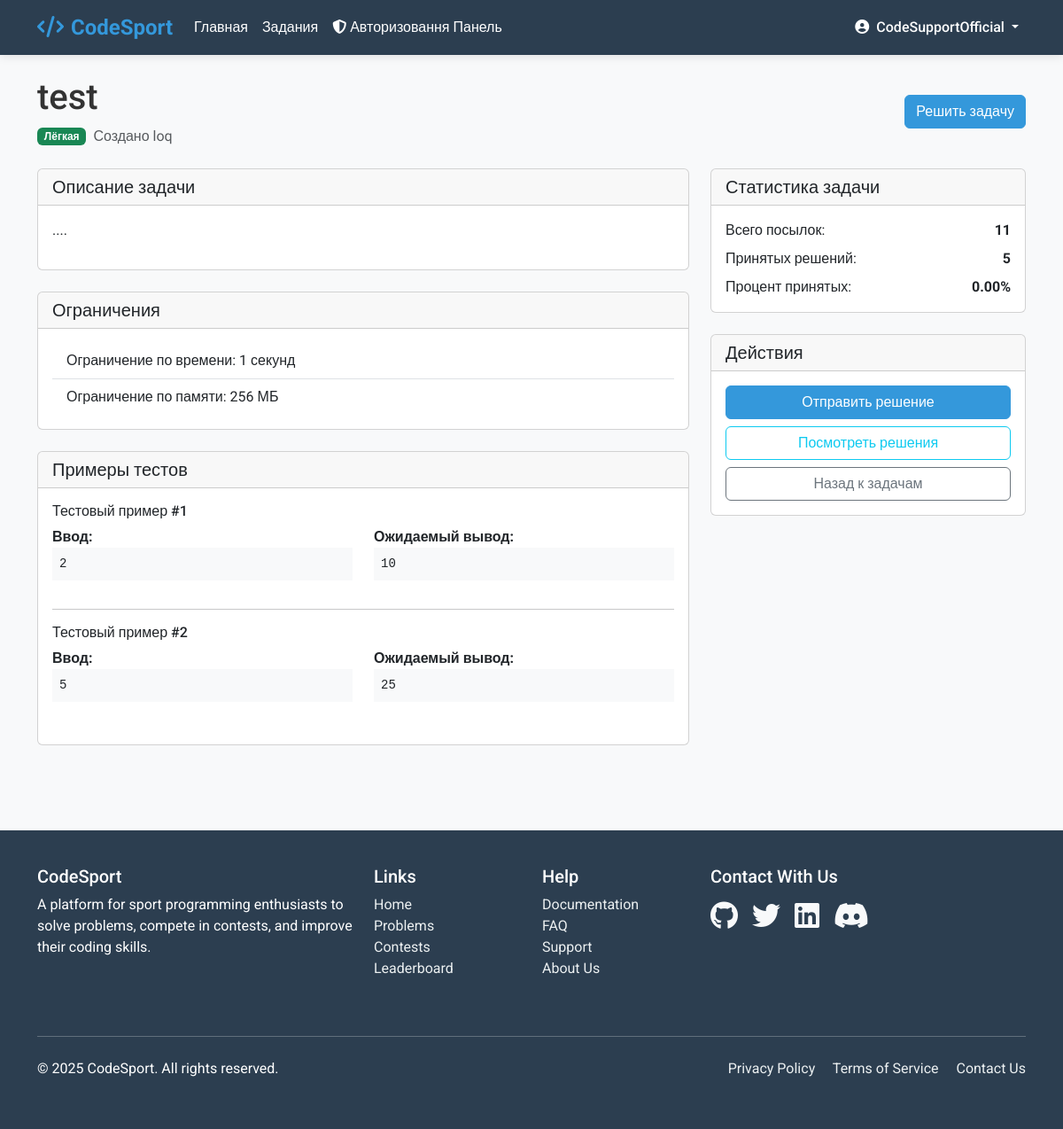
The page /problems/1/ (signed in) on the database its author committed.
### LearnApp/models.py (models this page shows, shortened)
class Problem(models.Model):
    DIFFICULTY_CHOICES = [
        ('easy', 'Easy'),
        ('medium', 'Medium'),
        ('hard', 'Hard'),
    ]
    title = models.CharField(max_length=200)
    description = models.TextField()
    author = models.ForeignKey(User, on_delete=models.CASCADE)
    created_at = models.DateTimeField(auto_now_add=True)
    difficulty = models.CharField(max_length=10, choices=DIFFICULTY_CHOICES)
    time_limit = models.IntegerField(default=1, help_text="Time limit in seconds")
    memory_limit = models.IntegerField(default=256, help_text="Memory limit in MB")
    template_code = models.TextField(blank=True, help_text="Initial code template for users")
    def accepted_submissions(self):
        return self.submission_set.filter(verdict='accepted')

class TestCase(models.Model):
    problem = models.ForeignKey(Problem, on_delete=models.CASCADE, related_name='test_cases')
    input = models.TextField(help_text="Input data for the test case")
    expected_output = models.TextField(help_text="Expected output for the test case")
    is_public = models.BooleanField(default=False, help_text="Whether the test case is shown to users")
    order = models.IntegerField(default=0, help_text="Order of test case execution")
    description = models.CharField(max_length=200, blank=True, help_text="Brief description of the test case")
    class Meta:
        ordering = ['order']

### LearnApp/views.py (the view)
# urls.py: path('problems/<int:problem_id>/', views.problem_detail, name='problem_detail'),
@login_required
def problem_detail(request, problem_id):
    problem = get_object_or_404(Problem, id=problem_id)
    public_test_cases = TestCase.objects.filter(problem=problem, is_public=True)
    return render(request, 'main/problem_detail.html', {
        'problem': problem,
        'public_test_cases': public_test_cases
    })

### templates/main/problem_detail.html (shortened to what this page needs)
{% extends 'base.html' %}
{% block content %}
<div class="container py-4">
    <div class="d-flex justify-content-between align-items-center mb-4">
        <div>
            <h1>{{ problem.title }}</h1>
            <div class="d-flex align-items-center">
                {% if problem.difficulty == 'easy' %}
                <span class="badge bg-success me-2">Лёгкая</span>
                {% elif problem.difficulty == 'medium' %}
                <span class="badge bg-warning me-2">Средняя</span>
                {% else %}
                <span class="badge bg-danger me-2">Сложная</span>
                {% endif %}
                <span class="text-muted">Создано {{ problem.author.username }}</span>
            </div>
        </div>
        <div>
            <a href="{% url 'submit_solution' problem.id %}" class="btn btn-primary">Решить задачу</a>
        </div>
    </div>
    <div class="row">
        <div class="col-lg-8">
            <div class="card mb-4">
                <div class="card-header">
                    <h5 class="mb-0">Описание задачи</h5>
                </div>
                <div class="card-body">
                    <div class="problem-description">
                        {{ problem.description|linebreaks }}
                    </div>
                </div>
            </div>
            <div class="card mb-4">
                <div class="card-header">
                    <h5 class="mb-0">Ограничения</h5>
                </div>
                <div class="card-body">
                    <ul class="list-group list-group-flush">
                        <li class="list-group-item">Ограничение по времени: {{ problem.time_limit }} секунд</li>
                        <li class="list-group-item">Ограничение по памяти: {{ problem.memory_limit }} МБ</li>
                    </ul>
                </div>
            </div>
            {% if public_test_cases %}
            <div class="card mb-4">
                <div class="card-header">
                    <h5 class="mb-0">Примеры тестов</h5>
                </div>
                <div class="card-body">
                    {% for test_case in public_test_cases %}
                    <div class="mb-3">
                        <h6>Тестовый пример #{{ forloop.counter }}</h6>
                        <div class="row">
                            <div class="col-md-6">
                                <strong>Ввод:</strong>
                                <pre class="bg-light p-2"><code>{{ test_case.input }}</code></pre>
                            </div>
                            <div class="col-md-6">
                                <strong>Ожидаемый вывод:</strong>
                                <pre class="bg-light p-2"><code>{{ test_case.expected_output }}</code></pre>
                            </div>
                        </div>
                    </div>
                    {% if not forloop.last %}<hr>{% endif %}
                    {% endfor %}
                </div>
            </div>
            {% endif %}
        </div>
        <div class="col-lg-4">
            <div class="card mb-4">
                <div class="card-header">
                    <h5 class="mb-0">Статистика задачи</h5>
                </div>
                <div class="card-body">
                    <div class="d-flex justify-content-between mb-2">
                        <span>Всего посылок:</span>
                        <strong>{{ problem.submission_set.count }}</strong>
                    </div>
                    <div class="d-flex justify-content-between mb-2">
                        <span>Принятых решений:</span>
                        <strong>{{ problem.accepted_submissions.count }}</strong>
                    </div>
                    <div class="d-flex justify-content-between">
                        <span>Процент принятых:</span>
                        <strong>
                            {% if problem.submission_set.count > 0 %}
                                {{ problem.accepted_submissions.count|divisibleby:problem.submission_set.count|floatformat:2 }}%
                            {% else %}
                                0%
                            {% endif %}
                        </strong>
                    </div>
                </div>
            </div>
            <div class="card">
                <div class="card-header">
                    <h5 class="mb-0">Действия</h5>
                </div>
                <div class="card-body">
                    <a href="{% url 'submit_solution' problem.id %}" class="btn btn-primary w-100 mb-2">Отправить решение</a>
                    <a href="{% url 'add_solutions' problem.id %}" class="btn btn-outline-info w-100 mb-2">Посмотреть решения</a>
                    <a href="{% url 'problems' %}" class="btn btn-outline-secondary w-100">Назад к задачам</a>
                </div>
            </div>
        </div>
    </div>
</div>
{% endblock %}

### templates/base.html (shortened to what this page needs)
<!DOCTYPE html>
<html lang="en">
<head>
    <link href="https://cdn.jsdelivr.net/npm/bootstrap@5.3.0/dist/css/bootstrap.min.css" rel="stylesheet">
    <link rel="stylesheet" href="https://cdnjs.cloudflare.com/ajax/libs/font-awesome/6.4.0/css/all.min.css">
</head>
<body>
    <nav class="navbar navbar-expand-lg navbar-dark sticky-top">
        <div class="container">
            <a class="navbar-brand" href="{% url 'home' %}">
                <i class="fas fa-code me-2"></i>CodeSport
            </a>
            <div class="collapse navbar-collapse" id="navbarNav">
                <ul class="navbar-nav me-auto">
                    <li class="nav-item">
                        <a class="nav-link" href="{% url 'home' %}">Главная</a>
                    </li>
                    <li class="nav-item">
                        <a class="nav-link" href="{% url 'problems' %}">Задания</a>
                    </li>
                    {% if user.username == 'CodeSupportOfficial' %}
                        <li class="nav-item">
                            <a class="nav-link" href="{% url 'admin_panel' %}">
                                <i class="fas fa-shield-alt me-1"></i>Авторизовання Панель
                            </a>
                        </li>
                    {% endif %}
                </ul>
                <ul class="navbar-nav">
                    {% if user.is_authenticated %}
                    <li class="nav-item dropdown">
                        <a class="nav-link dropdown-toggle" href="#" id="navbarDropdown" role="button" data-bs-toggle="dropdown">
                            <i class="fas fa-user-circle me-1"></i> {{ user.username }}
                        </a>
                    </li>
                    {% endif %}
                </ul>
            </div>
        </div>
    </nav>
    <main class="content-wrapper">
    {% block content %}
    {% endblock %}
    </main>
    <footer class="footer mt-5">
        <div class="container">
            <div class="row">
                <div class="col-md-4 mb-4">
                    <h5>CodeSport</h5>
                    <p>A platform for sport programming enthusiasts to solve problems, compete in contests, and improve their coding skills.</p>
                </div>
                <div class="col-md-2 mb-4">
                    <h5>Links</h5>
                    <ul class="list-unstyled">
                        <li><a href="{% url 'home' %}">Home</a></li>
                        <li><a href="{% url 'problems' %}">Problems</a></li>
                        <li><a href="{% url 'contests' %}">Contests</a></li>
                        <li><a href="{% url 'leaderboard' %}">Leaderboard</a></li>
                    </ul>
                </div>
                <div class="col-md-2 mb-4">
                    <h5>Help</h5>
                    <ul class="list-unstyled">
                        <li><a href="#">Documentation</a></li>
                        <li><a href="#">FAQ</a></li>
                        <li><a href="#">Support</a></li>
                        <li><a href="{% url 'about' %}">About Us</a></li>
                    </ul>
                </div>
                <div class="col-md-4 mb-4">
                    <h5>Contact With Us</h5>
                    <div class="d-flex mt-3">
                        <a href="https://github.com/artemlolnnn" class="me-3 text-light"><i class="fab fa-github fa-2x"></i></a>
                        <a href="#" class="me-3 text-light"><i class="fab fa-twitter fa-2x"></i></a>
                        <a href="#" class="me-3 text-light"><i class="fab fa-linkedin fa-2x"></i></a>
                        <a href="https://discord.com/channels/@me/1177245625406992415" class="me-3 text-light"><i class="fab fa-discord fa-2x"></i></a>
                    </div>
                </div>
            </div>
            <hr class="my-4 bg-light">
            <div class="row">
                <div class="col-md-6">
                    <p>&copy; 2025 CodeSport. All rights reserved.</p>
                </div>
                <div class="col-md-6 text-md-end">
                    <a href="#" class="me-3">Privacy Policy</a>
                    <a href="#" class="me-3">Terms of Service</a>
                    <a href="#">Contact Us</a>
                </div>
            </div>
        </div>
    </footer>
</body>
</html>

### templates/base.html (style rules this page uses)
:root { --primary: #3498db; --secondary: #2c3e50; --accent: #e74c3c; --light: #ecf0f1; --dark: #2c3e50; --success: #2ecc71; --warning: #f39c12; }
body { font-family: 'Roboto', sans-serif; background-color: #f8f9fa; color: #333; }
.navbar { background-color: var(--secondary); box-shadow: 0 2px 10px rgba(0, 0, 0, 0.1); }
.navbar-brand { font-weight: 700; color: var(--primary) !important; font-size: 1.5rem; }
.nav-link { color: white !important; font-weight: 500; transition: color 0.3s; }
.btn-primary { background-color: var(--primary); border-color: var(--primary); }
.footer { background-color: var(--secondary); color: white; padding: 40px 0; }
.footer a { color: var(--light); text-decoration: none; transition: color 0.3s; }
.content-wrapper { min-height: calc(100vh - 160px); }

### rows shown on the page
Problem: title "test", author.username "loq", description "....", time_limit "1", memory_limit "256", submission_set.count "11", accepted_submissions.count "5", accepted_submissions.count|divisibleby "0.00"
TestCase: input "2", expected_output "10"
TestCase: input "5", expected_output "25"

### other values the page prints
{{ user.username }} "CodeSupportOfficial"
